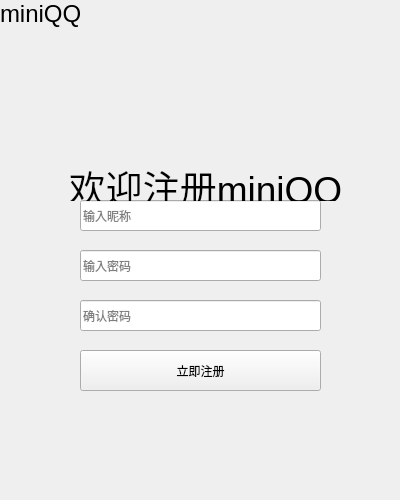
<?xml version="1.0" encoding="UTF-8"?>
<ui version="4.0">
 <class>Register</class>
 <widget class="QWidget" name="Register">
  <property name="geometry">
   <rect>
    <x>0</x>
    <y>0</y>
    <width>400</width>
    <height>500</height>
   </rect>
  </property>
  <property name="minimumSize">
   <size>
    <width>400</width>
    <height>500</height>
   </size>
  </property>
  <property name="maximumSize">
   <size>
    <width>400</width>
    <height>500</height>
   </size>
  </property>
  <property name="windowTitle">
   <string>miniQQ</string>
  </property>
  <property name="styleSheet">
   <string notr="true">background-image: url(:/images/background.jpg);</string>
  </property>
  <widget class="QWidget" name="widget" native="true">
   <property name="geometry">
    <rect>
     <x>-10</x>
     <y>0</y>
     <width>431</width>
     <height>501</height>
    </rect>
   </property>
   <property name="styleSheet">
    <string notr="true"/>
   </property>
   <widget class="QLineEdit" name="NameInputRegisterlineEdit">
    <property name="geometry">
     <rect>
      <x>90</x>
      <y>200</y>
      <width>241</width>
      <height>31</height>
     </rect>
    </property>
    <property name="placeholderText">
     <string>输入昵称</string>
    </property>
   </widget>
   <widget class="QLineEdit" name="PasswdInputRegisterlineEdit">
    <property name="geometry">
     <rect>
      <x>90</x>
      <y>250</y>
      <width>241</width>
      <height>31</height>
     </rect>
    </property>
    <property name="echoMode">
     <enum>QLineEdit::EchoMode::Password</enum>
    </property>
    <property name="placeholderText">
     <string>输入密码</string>
    </property>
   </widget>
   <widget class="QLineEdit" name="PasswdInputReRegisterlineEdit">
    <property name="geometry">
     <rect>
      <x>90</x>
      <y>300</y>
      <width>241</width>
      <height>31</height>
     </rect>
    </property>
    <property name="echoMode">
     <enum>QLineEdit::EchoMode::Password</enum>
    </property>
    <property name="placeholderText">
     <string>确认密码</string>
    </property>
   </widget>
   <widget class="QPushButton" name="RegisterpushButton">
    <property name="geometry">
     <rect>
      <x>90</x>
      <y>350</y>
      <width>241</width>
      <height>41</height>
     </rect>
    </property>
    <property name="text">
     <string>立即注册</string>
    </property>
   </widget>
   <widget class="QLabel" name="WelcomeRegisterLabel">
    <property name="geometry">
     <rect>
      <x>10</x>
      <y>0</y>
      <width>411</width>
      <height>201</height>
     </rect>
    </property>
    <property name="styleSheet">
     <string notr="true">font: 9pt &quot;华文彩云&quot;;</string>
    </property>
    <property name="frameShape">
     <enum>QFrame::Shape::NoFrame</enum>
    </property>
    <property name="text">
     <string>&lt;html&gt;&lt;head/&gt;&lt;body&gt;&lt;p&gt;&lt;span style=&quot; font-size:18pt;&quot;&gt;miniQQ&lt;/span&gt;&lt;/p&gt;&lt;p align=&quot;center&quot;&gt;&lt;br/&gt;&lt;/p&gt;&lt;p align=&quot;center&quot;&gt;&lt;br/&gt;&lt;/p&gt;&lt;p align=&quot;center&quot;&gt;&lt;br/&gt;&lt;/p&gt;&lt;p align=&quot;center&quot;&gt;&lt;span style=&quot; font-size:28pt;&quot;&gt;欢迎注册miniQQ&lt;/span&gt;&lt;/p&gt;&lt;/body&gt;&lt;/html&gt;</string>
    </property>
   </widget>
  </widget>
 </widget>
 <resources/>
 <connections/>
</ui>
